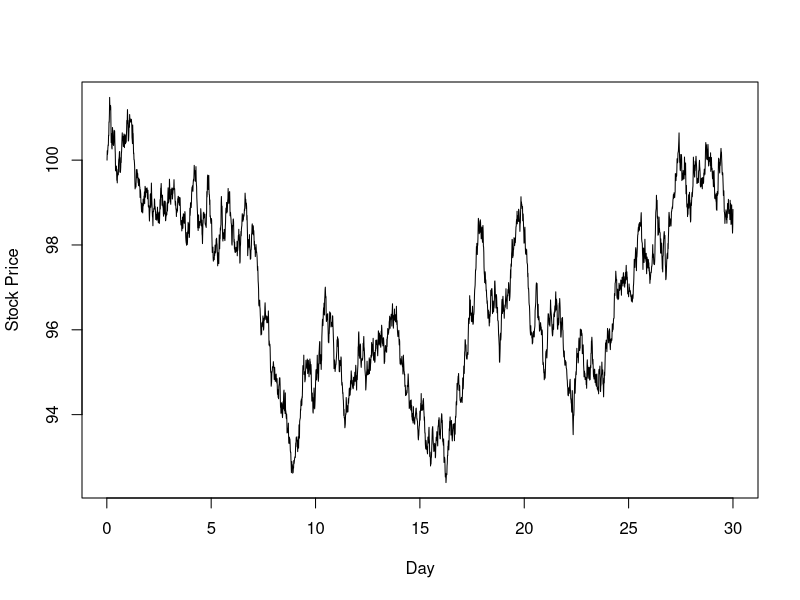
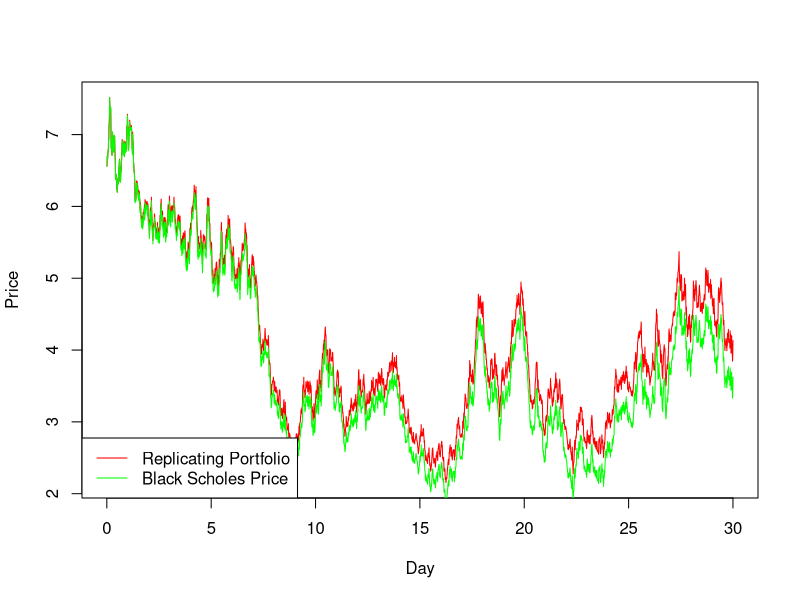
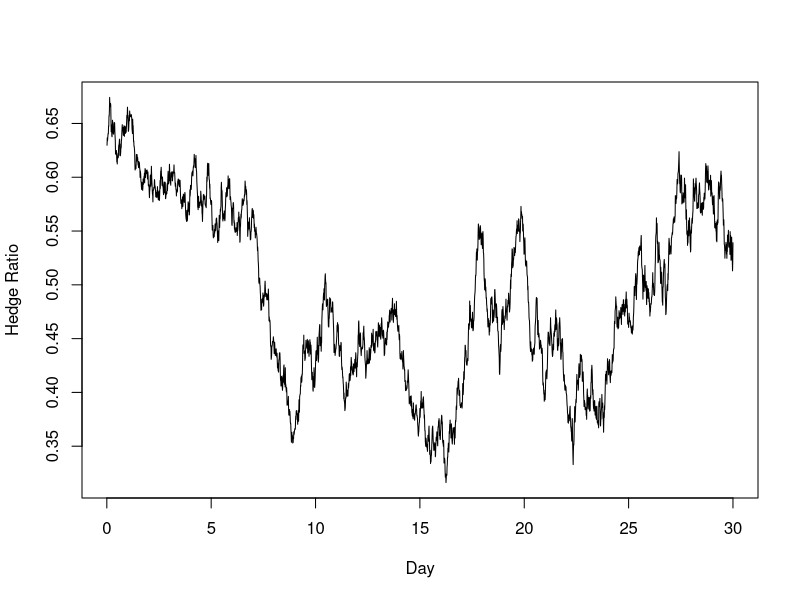
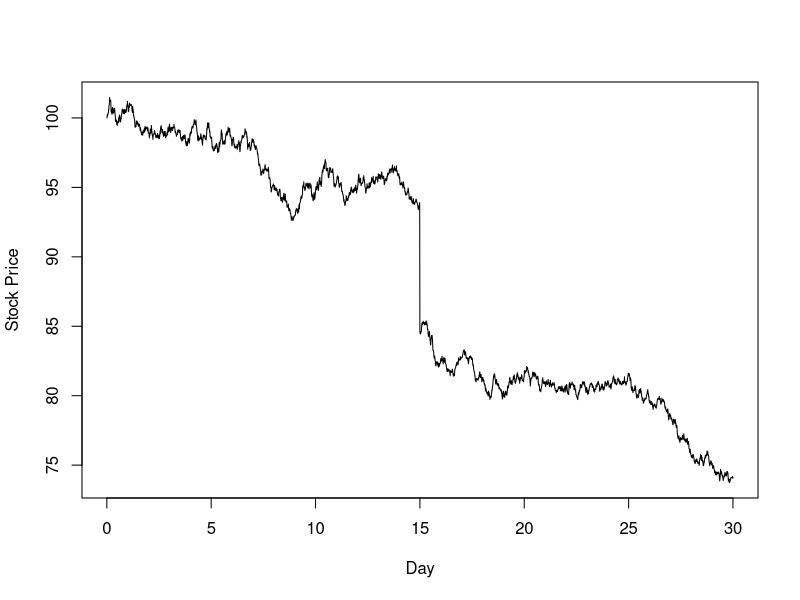
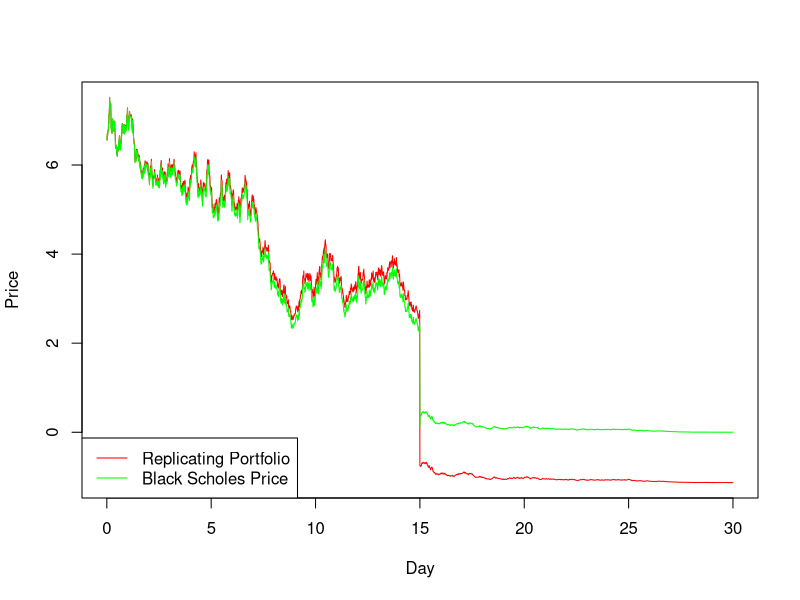
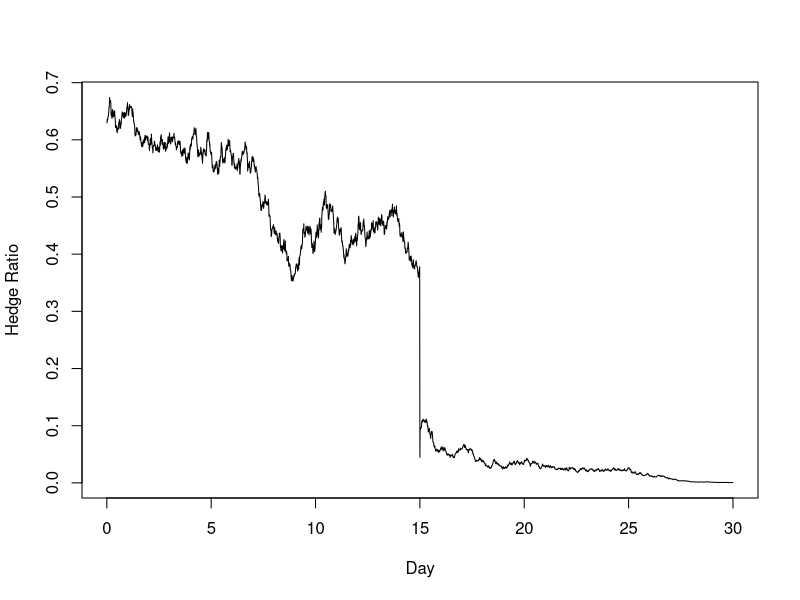
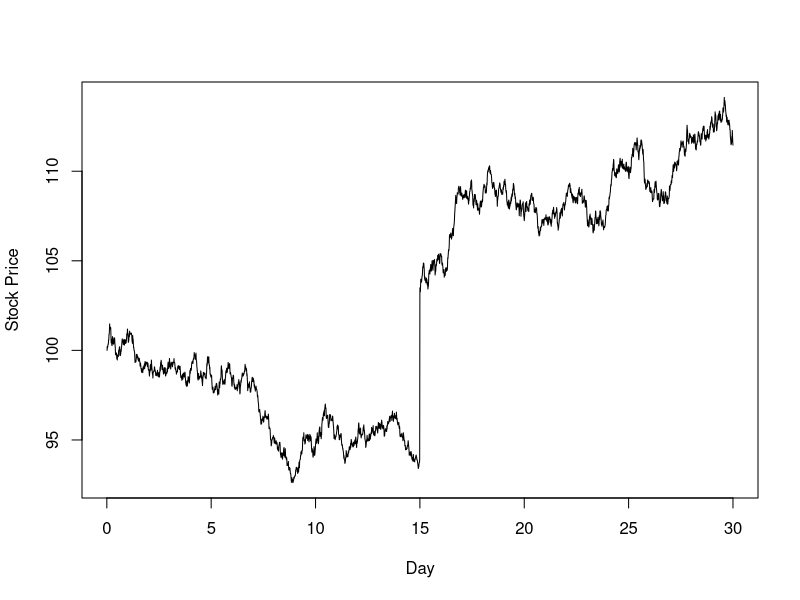
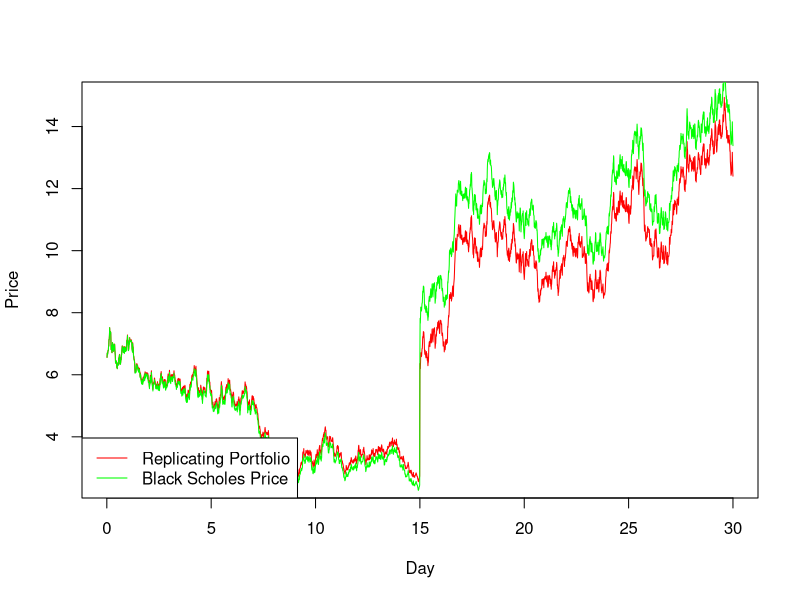

Generate these figures, in order, with R:
S = 100
K = 100
delta = 0
r = 0.05/(360*96)
drift = 0.2/(360*96)
sigma = 0.3/sqrt(360*96)
time_periods = 96*30


#part a
stocks = matrix(nrow=1,ncol=time_periods)
stocks[,1] = S
set.seed(42)
for (i in 2:time_periods)
{
  stocks[,i] = drift*stocks[,i-1]+sigma*stocks[,i-1]*rnorm(1)+stocks[,i-1]
}

#part b
Call = function(S, K, r, t, sigma, del) 
{
  d1 = (log(S/K) + (r - del + sigma^2/2)*t) / (sigma*sqrt(t))
  d2 = d1 - sigma*sqrt(t)
  return(list(S*exp(-del*t)*pnorm(d1)- K*exp(-r*t)*pnorm(d2), pnorm(d1), pnorm(d2)))
}

bs_price = vector(length = time_periods)
bs_deltas = vector(length = time_periods)
for(i in (1:time_periods))
{
  t = 60/365 - (i-1)/(96*365)
  temp = Call(stocks[1,i], K, drift*(360*96), t, sigma*sqrt(360*96), delta)
  bs_price[i] = temp[[1]]
  bs_deltas[i] = temp[[2]]
}


#part c
repl_bs = function(bs_price, bs_deltas, stock_price)
{
  replicating = vector(length = time_periods)
  replicating[1] = bs_price[1]
  bond = vector(length = time_periods)
  bond[1] = replicating[1] - bs_deltas[1]*stock_price[1]
  
  for(i in (2:time_periods))
  {
    replicating[i] = bs_deltas[i-1]*stock_price[i] + bond[i-1]*exp(r)
    bond[i] = replicating[i] - bs_deltas[i]*stock_price[i]
  }
  
  plot((1:length(stock_price)/96),stock_price, type="l", ylab = "Stock Price", xlab = "Day")
  plot((1:length(stock_price)/96),replicating, type="l", col="red", ylab = "Price", xlab = "Day") +
    lines((1:length(stock_price)/96),bs_price, col="green")
  legend("bottomleft", legend=c("Replicating Portfolio", "Black Scholes Price"), col=c("red", "green"), lty=1:1)
  plot((1:length(stock_price)/96),bs_deltas, type="l", ylab = "Hedge Ratio", xlab = "Day")
}

repl_bs(bs_price, bs_deltas, stocks[1,])

#part d
stocks_down = stocks[1,]
stocks_down[time_periods/2] = stocks_down[time_periods/2]*.9
bs_price_down = bs_price
bs_deltas_down = bs_deltas
bs_price_down[time_periods/2] = Call(stocks_down[time_periods/2], K, drift*(360*96), t, sigma*sqrt(360*96), delta)[[1]]
bs_deltas_down[time_periods/2] = Call(stocks_down[time_periods/2], K, drift*(360*96), t, sigma*sqrt(360*96), delta)[[2]]
for(i in ((time_periods/2)+1):time_periods)
{
  stocks_down[i] = drift*stocks_down[i-1]+sigma*stocks_down[i-1]*rnorm(1)+stocks_down[i-1]
  t = 60/365 - (i-1)/(96*365)
  temp = Call(stocks_down[i], K, drift*(360*96), t, sigma*sqrt(360*96), delta)
  bs_price_down[i] = temp[[1]]
  bs_deltas_down[i] = temp[[2]]
}
repl_bs(bs_price_down, bs_deltas_down, stocks_down)

#part e
stocks_up = stocks[1,]
stocks_up[time_periods/2] = stocks_up[time_periods/2]*1.1
bs_price_up = bs_price
bs_deltas_up = bs_deltas
bs_price_up[time_periods/2] = Call(stocks_up[time_periods/2], K, drift*(360*96), t, sigma*sqrt(360*96), delta)[[1]]
bs_deltas_up[time_periods/2] = Call(stocks_up[time_periods/2], K, drift*(360*96), t, sigma*sqrt(360*96), delta)[[2]]
for(i in ((time_periods/2)+1):time_periods)
{
  stocks_up[i] = drift*stocks_up[i-1]+sigma*stocks_up[i-1]*rnorm(1)+stocks_up[i-1]
  t = 60/365 - (i-1)/(96*365)
  temp = Call(stocks_up[i], K, drift*(360*96), t, sigma*sqrt(360*96), delta)
  bs_price_up[i] = temp[[1]]
  bs_deltas_up[i] = temp[[2]]
}
repl_bs(bs_price_up, bs_deltas_up, stocks_up)

#part f
replicating = vector(length = time_periods)
replicating[1] = bs_price[1]
bond = vector(length = time_periods)
bond[1] = replicating[1] - bs_deltas[1]*stocks[1,1]

diff_deltas = abs(diff(bs_deltas))
for(i in (2:time_periods))
{
  replicating[i] = bs_deltas[i-1]*stocks[1,i] + bond[i-1]*exp(r) - diff_deltas[i]*stocks[1,i]*0.002
  bond[i] = replicating[i] - bs_deltas[i]*stocks[1,i]
}


plot((1:length(stocks[1,])/96),stocks[1,], type="l", ylab = "Stock Price", xlab = "Day")
plot((1:length(stocks[1,])/96),replicating, type="l", col="red", ylab = "Price", xlab = "Day") +
  lines((1:length(stocks[1,])/96),bs_price, col="green")
legend("bottomleft", legend=c("Replicating Portfolio", "Black Scholes Price"), col=c("red", "green"), lty=1:1)
plot((1:length(stocks[1,])/96),bs_deltas, type="l", ylab = "Hedge Ratio", xlab = "Day")
